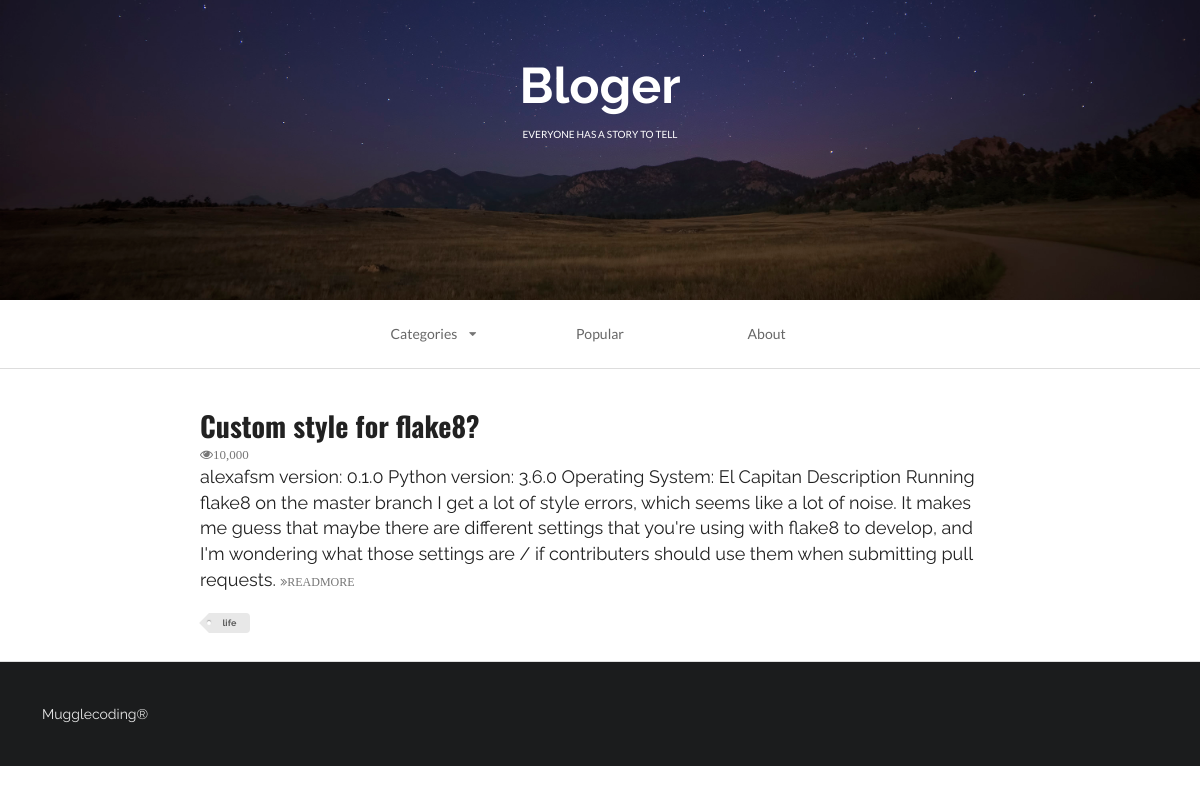
Page /index/?tag=life on the committed database.
### firstapp/models.py (models this page shows, shortened)
class Ariticle(models.Model):
    headline = models.CharField(null=True, blank=True, max_length=500)
    content = models.TextField(null=True, blank=True)
    TAG_CHOICES = (
        ('tech', 'Tech'),
        ('life', 'Life'),
    )
    tag = models.CharField(
        null=True,
        blank=True,
        max_length=5,
        choices=TAG_CHOICES
    )

### firstapp/views.py (the view)
# urls.py: path('index/', index, name='index'),
def index(request):
    queryset = request.GET.get('tag')
    if queryset:
        ariticle_list = Ariticle.objects.filter(tag=queryset)
    else:
        ariticle_list = Ariticle.objects.all()
    context = {}
    context['ariticle_list'] = ariticle_list
    index_page = render(request, 'first_web_2.html', context)
    return index_page

### firstapp/templates/first_web_2.html (shortened to what this page needs)
<!DOCTYPE html>
{% load staticfiles %}
<html>
    <head>
        <link rel="stylesheet" href="{% static 'css/semantic.css' %}"  media="screen" title="no title" charset="utf-8">
    </head>
    <body>
        <div class="ui inverted vertical segment masthead">
            <h1 class="ui center aligned header blogslogon" style="font-size:50px;font-family: 'Raleway', sans-serif!important;">
                Bloger
                <p class="ui sub header">
                    everyone has a story to tell
                </p>
            </h1>
        </div>
        <div class="ui container nav">
            <div class="ui borderless text three item menu ">
                <div class="ui simple dropdown item">
                    Categories
                    <i class="dropdown icon"></i>
                </div>
                <a class="item">
                    Popular
                </a>
                <a class="item">
                    About
                </a>
            </div>
        </div>
        <div class="ui divider"></div>
        <div class="ui vertical segment">
            {% for article in ariticle_list %}
                <div class="ui container vertical segment">
                    <a href="{% url 'detail' article.id %}">
                        <h1 class="ui header">
                            {{ article.headline }}
                        </h1>
                    </a>
                    <i class="icon grey small unhide">10,000</i>
                    <p>
                        {{ article.content }}
                        <a href="{% url 'detail' article.id %}">
                            <i class="angle tiny double grey right icon">READMORE</i>
                        </a>
                    </p>
                    <div class="ui mini  tag label">
                        {{ article.tag }}
                    </div>
                </div>
            {% endfor %}
        </div>
        <div class="ui inverted  vertical very padded  segment">
            Mugglecoding®
        </div>
    </body>
</html>

### rows in the picture
Ariticle: headline "Custom style for flake8?", content "alexafsm version: 0.1.0 Python version: 3.6.0 Operating System: El Capitan Description Running flake8 on the master branch I get a lot of style errors, which seems like a lot of noise. It makes me guess that maybe there are different settings that you're using with flake8 to develop, and I'm wondering what those settings are / if contributers should use them when submitting pull requests.", tag "life"
